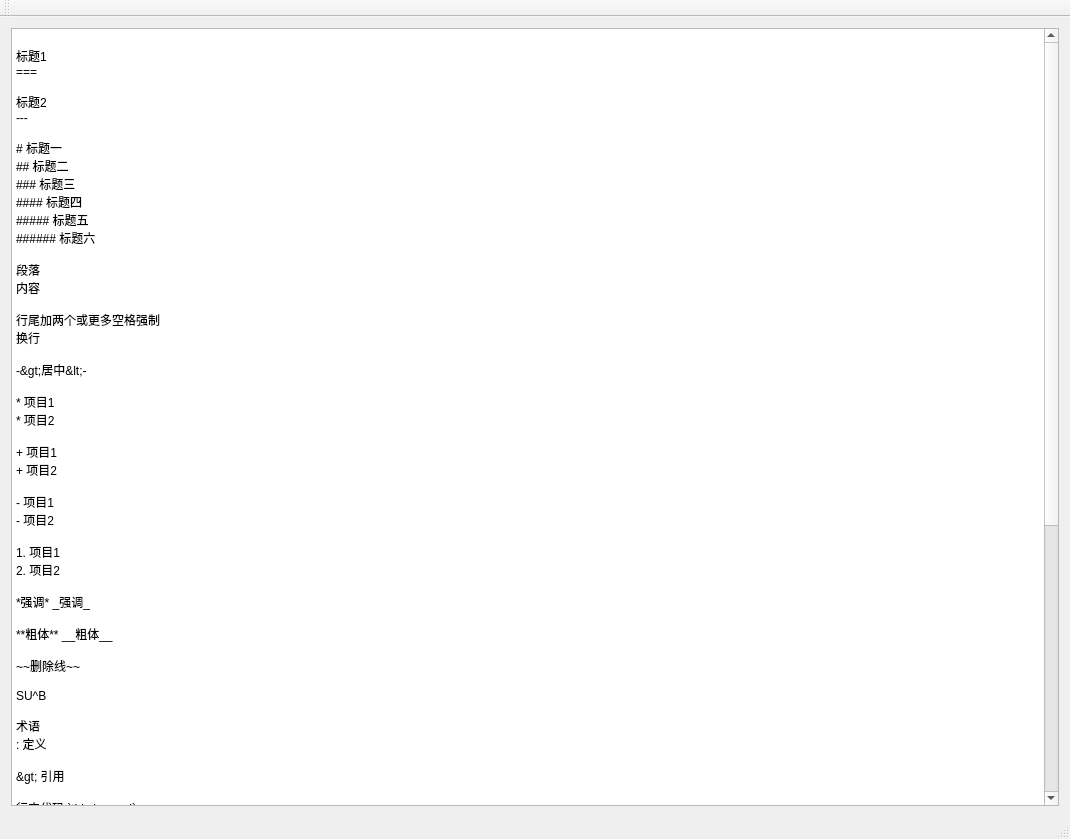
<?xml version="1.0" encoding="UTF-8"?>
<ui version="4.0">
 <class>MainWindow</class>
 <widget class="QMainWindow" name="MainWindow">
  <property name="geometry">
   <rect>
    <x>0</x>
    <y>0</y>
    <width>1070</width>
    <height>839</height>
   </rect>
  </property>
  <property name="windowTitle">
   <string notr="true">MarkdownTextEdit</string>
  </property>
  <widget class="QWidget" name="centralWidget">
   <layout class="QGridLayout" name="gridLayout">
    <item row="0" column="0">
     <widget class="organic::MarkdownTextEdit" name="textEdit">
      <property name="plainText">
       <string notr="true">
标题1
===

标题2
---

# 标题一
## 标题二
### 标题三
#### 标题四
##### 标题五
###### 标题六

段落
内容

行尾加两个或更多空格强制   
换行

-&gt;居中&lt;-

* 项目1
* 项目2

+ 项目1
+ 项目2

- 项目1
- 项目2

1. 项目1
2. 项目2

*强调* _强调_

**粗体** __粗体__

~~删除线~~

SU^B

术语
: 定义

&gt; 引用

行内代码 `this is good`

```python
def f():
	print &quot;abc&quot; + 2
```

图表

```mermaid
graph TD;
	A--&gt;B;
	A--&gt;C;
	B--&gt;D;
	C--&gt;D;
```

行内公式 \(y=asum_{k=1}^{infty}frac{1}{k^{2}}\)

$$y=asum_{k=1}^{infty}frac{1}{k^{2}}$$

|Table|A|B|
|:---:|-:|:-|
|表|格|中|

[超链接](http://www.baidu.com)

![图片](http://upload-images.jianshu.io/upload_images/259-90ac0f366310f464.jpg?imageMogr2/auto-orient/strip%7CimageView2/2/w/1240)
</string>
      </property>
     </widget>
    </item>
   </layout>
  </widget>
  <widget class="QMenuBar" name="menuBar">
   <property name="geometry">
    <rect>
     <x>0</x>
     <y>0</y>
     <width>1070</width>
     <height>23</height>
    </rect>
   </property>
  </widget>
  <widget class="QToolBar" name="mainToolBar">
   <attribute name="toolBarArea">
    <enum>TopToolBarArea</enum>
   </attribute>
   <attribute name="toolBarBreak">
    <bool>false</bool>
   </attribute>
  </widget>
  <widget class="QStatusBar" name="statusBar"/>
 </widget>
 <layoutdefault spacing="6" margin="11"/>
 <customwidgets>
  <customwidget>
   <class>organic::MarkdownTextEdit</class>
   <extends>QPlainTextEdit</extends>
   <header>markdown-textedit/markdown_textedit.h</header>
  </customwidget>
 </customwidgets>
 <resources/>
 <connections/>
</ui>
